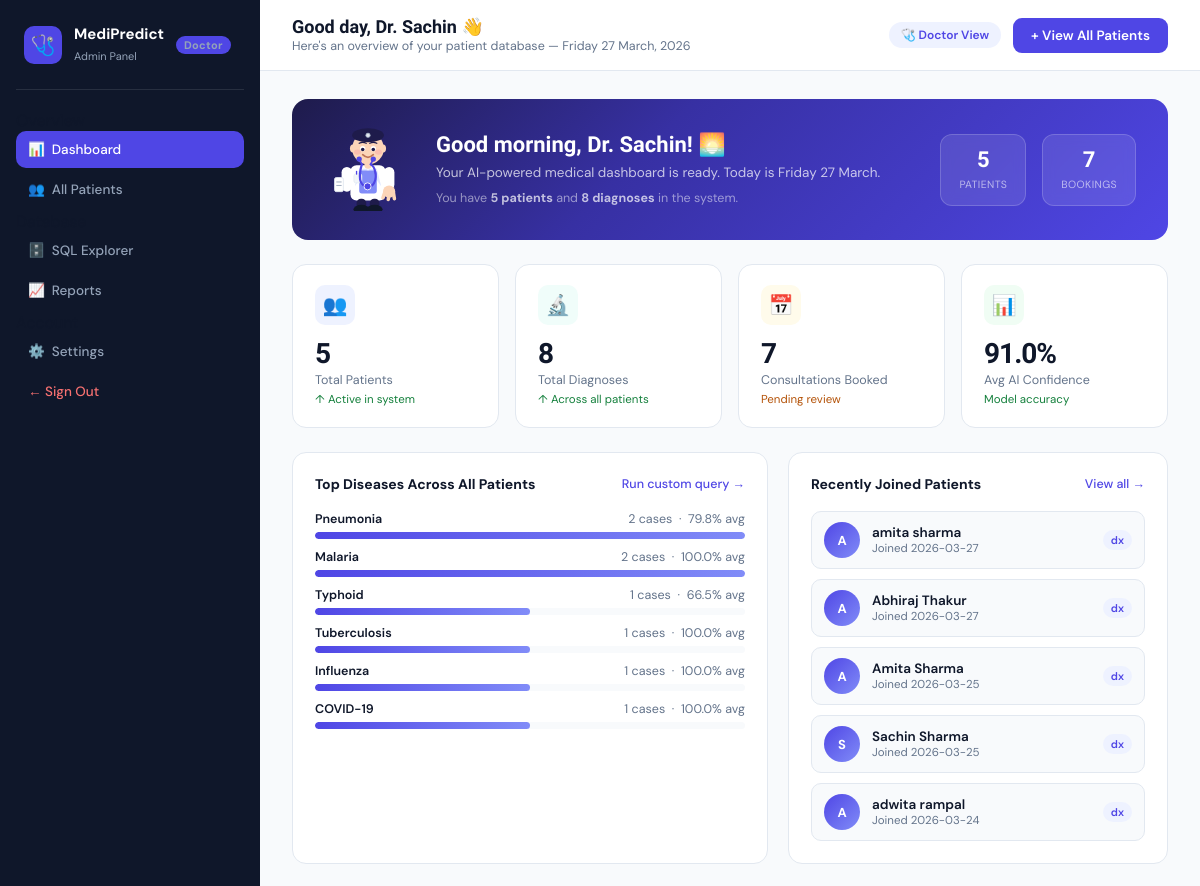
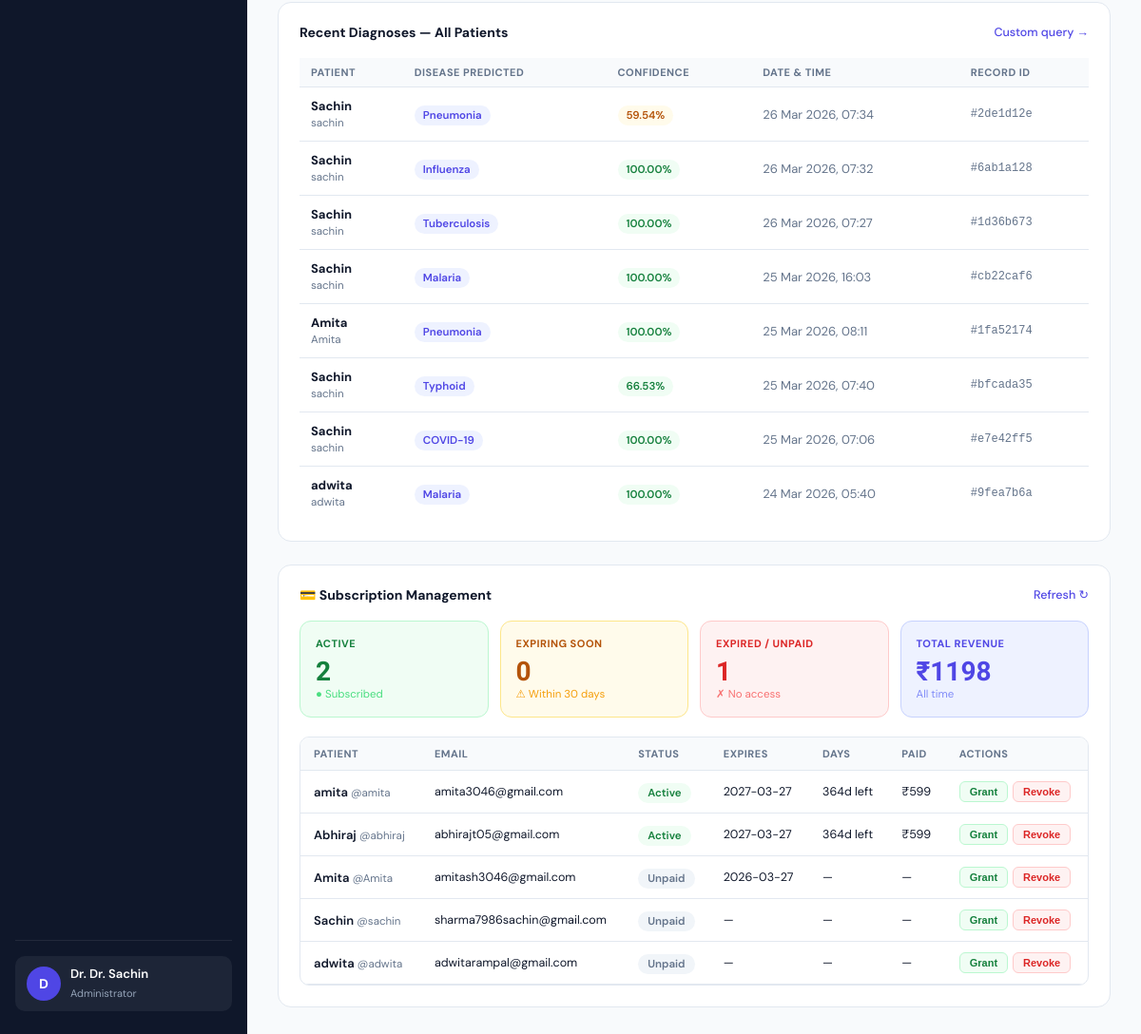
Screenshot of /doctor (signed in) with the database file from the repository (2 pictures, top to bottom).
### models.py (models this page shows, shortened)
class User(db.Model):
    __tablename__ = 'users'
    id          = db.Column(db.Integer,      primary_key=True)
    username    = db.Column(db.String(80),   unique=True, nullable=False)
    password    = db.Column(db.String(120),  nullable=False)
    first_name  = db.Column(db.String(80))
    last_name   = db.Column(db.String(80))
    email       = db.Column(db.String(120))
    role        = db.Column(db.String(20),   default='patient')
    joined      = db.Column(db.DateTime,     default=datetime.utcnow)
    age         = db.Column(db.String(10))
    gender      = db.Column(db.String(20))
    blood_group = db.Column(db.String(10))
    height      = db.Column(db.String(20))
    weight      = db.Column(db.String(20))
    allergies   = db.Column(db.Text)
    conditions  = db.Column(db.Text)
    medications = db.Column(db.Text)
    paid         = db.Column(db.Boolean,  default=False)   # True = active subscription
    paid_at      = db.Column(db.DateTime, nullable=True)   # When last payment was made
    expires_at   = db.Column(db.DateTime, nullable=True)   # Subscription expiry date
    payment_id   = db.Column(db.String(60), nullable=True) # Razorpay payment ID
    payment_amount = db.Column(db.Integer, nullable=True)  # Amount paid in rupees
    @property
    def subscription_status(self):
        if self.role == 'doctor':
            return 'admin'
        if not self.paid or not self.expires_at:
            return 'unpaid'
        now = datetime.utcnow()
        if self.expires_at < now:
            return 'expired'
        if (self.expires_at - now).days <= 30:
            return 'expiring_soon'
        return 'active'
    @property
    def days_remaining(self):
        if not self.expires_at:
            return 0
        delta = (self.expires_at - datetime.utcnow()).days
        return max(0, delta)
    def to_dict(self):
        return {
            "id":           self.id,
            "username":     self.username          or "",
            "first_name":   self.first_name        or "",
            "last_name":    self.last_name         or "",
            "email":        self.email             or "",
            "role":         self.role if self.role else "patient",
            "paid":         self.paid,
            "joined":       self.joined.strftime("%Y-%m-%d") if self.joined else "",
            "paid_at":      self.paid_at.strftime("%Y-%m-%d") if self.paid_at else "",
            "expires_at":   self.expires_at.strftime("%Y-%m-%d") if self.expires_at else "",
            "days_remaining":    self.days_remaining,
            "subscription_status": self.subscription_status,
            "payment_id":   self.payment_id        or "",
            "payment_amount": self.payment_amount  or 0,
            "age":          self.age               or "",
            "gender":       self.gender            or "",
            "blood_group":  self.blood_group       or "",
            "height":       self.height            or "",
            "weight":       self.weight            or "",
            "allergies":    self.allergies         or "",
            "conditions":   self.conditions        or "",
            "medications":  self.medications       or "",
        }

class Diagnosis(db.Model):
    __tablename__ = 'diagnoses'
    id          = db.Column(db.Integer,   primary_key=True)
    record_id   = db.Column(db.String(20), unique=True, nullable=False)
    user_id     = db.Column(db.Integer,   db.ForeignKey('users.id'), nullable=False)
    top_disease = db.Column(db.String(100))
    confidence  = db.Column(db.String(20))
    prob_float  = db.Column(db.Float)
    symptoms    = db.Column(db.JSON)
    results     = db.Column(db.JSON)
    created_at  = db.Column(db.DateTime, default=datetime.utcnow)
    user = db.relationship('User', backref=db.backref('diagnoses', lazy=True))

### app.py (the view)
@app.route("/doctor")
@doctor_required
def doctor_dashboard():
    doc = current_user()
    total_patients  = User.query.filter_by(role="patient").count()
    total_diagnoses = Diagnosis.query.count()
    total_bookings  = Booking.query.count()
    from sqlalchemy import func
    top_diseases = (db.session.query(
            Diagnosis.top_disease,
            func.count(Diagnosis.id).label("count"),
            func.round(func.avg(Diagnosis.prob_float), 1).label("avg_conf")
        )
        .group_by(Diagnosis.top_disease)
        .order_by(func.count(Diagnosis.id).desc())
        .limit(8).all()
    )
    recent_diagnoses = (Diagnosis.query
        .join(User, Diagnosis.user_id == User.id)
        .order_by(Diagnosis.created_at.desc())
        .limit(10).all()
    )
    recent_patients = (User.query
        .filter_by(role="patient")
        .order_by(User.joined.desc())
        .limit(6).all()
    )
    from sqlalchemy import func as _func
    now_dt = datetime.datetime.utcnow()
    sub_active   = User.query.filter(User.role=="patient", User.paid==True,
                     User.expires_at > now_dt).count()
    sub_expiring = User.query.filter(User.role=="patient", User.paid==True,
                     User.expires_at > now_dt,
                     User.expires_at <= now_dt + datetime.timedelta(days=30)).count()
    sub_expired  = User.query.filter(User.role=="patient",
                     (User.paid==False) | (User.expires_at <= now_dt)).count()
    total_revenue= db.session.query(_func.sum(User.payment_amount))                     .filter(User.role=="patient", User.payment_amount != None).scalar() or 0
    return render_template(
        "doctor_dashboard.html",
        doctor_name    = doc.first_name or doc.username,
        username       = doc.username,
        total_patients = total_patients,
        total_diagnoses= total_diagnoses,
        total_bookings = total_bookings,
        top_diseases   = [{"disease": r[0], "count": r[1], "avg_conf": float(r[2] or 0)} for r in top_diseases],
        recent_diagnoses = recent_diagnoses,
        recent_patients  = [p.to_dict() for p in recent_patients],
        sub_active   = sub_active,
        sub_expiring = sub_expiring,
        sub_expired  = sub_expired,
        total_revenue = total_revenue,
    )

### app.py (called while the page is built)
def current_user():
    uid = session.get("user_id")
    return User.query.get(uid) if uid else None

def doctor_required(f):
    @wraps(f)
    def decorated(*args, **kwargs):
        if "user_id" not in session:
            return redirect(url_for("login"))
        user = current_user()
        if not user or user.role != "doctor":
            return redirect(url_for("home"))
        return f(*args, **kwargs)
    return decorated

### templates/Doctor_Dashboard.html (shortened to what this page needs)
<!DOCTYPE html>
<html lang="en">
<head>
</head>
<body>
<div class="layout">
<aside class="sidebar">
  <div class="logo">
    <div class="logo-icon">🩺</div>
    <div>
      <strong>MediPredict</strong>
      <span>Admin Panel</span>
    </div>
    <span class="role-badge">Doctor</span>
  </div>
  <div class="nav-section">Overview</div>
  <nav>
    <a href="/doctor" class="active">📊&nbsp; Dashboard</a>
    <a href="/doctor/patients">👥&nbsp; All Patients</a>
  </nav>
  <div class="nav-section">Database</div>
  <nav>
    <a href="/doctor/sql">🗄️&nbsp; SQL Explorer</a>
    <a href="/doctor/reports">📈&nbsp; Reports</a>
  </nav>
  <div class="nav-section">Account</div>
  <nav>
    <a href="/settings">⚙️&nbsp; Settings</a>
    <a href="/logout" style="color:#F87171;">← Sign Out</a>
  </nav>
  <div class="sidebar-footer">
    <div class="doc-card">
      <div class="doc-avatar" id="docInitial">D</div>
      <div class="doc-info">
        <strong>Dr. {{ username }}</strong>
        <span>Administrator</span>
      </div>
    </div>
  </div>
</aside>
<main class="main">
  <div class="topbar">
    <div class="topbar-left">
      <h1>Good day, Dr. {{ doctor_name }} 👋</h1>
      <p>Here's an overview of your patient database — <span id="todayDate"></span></p>
    </div>
    <div class="topbar-right">
      <span class="topbar-badge">🩺 Doctor View</span>
      <a href="/doctor/patients" style="padding:9px 18px;background:var(--indigo);color:white;border-radius:9px;font-size:13.5px;font-weight:600;text-decoration:none;">+ View All Patients</a>
    </div>
  </div>
  <div class="content">
    <div class="greeting-banner" id="greetingBanner">
      <div class="banner-doc">
      </div>
      <div class="greeting-text">
        <h2 id="greetingText">Good morning, Dr. {{ doctor_name }}! 🌅</h2>
        <p>Your AI-powered medical dashboard is ready. <span id="greetingDay"></span></p>
        <p style="margin-top:6px; font-size:12.5px; opacity:.7;">
          You have <strong style="color:white;">{{ total_patients }} patients</strong> and
          <strong style="color:white;">{{ total_diagnoses }} diagnoses</strong> in the system.
        </p>
      </div>
      <div class="banner-stats">
        <div class="banner-stat">
          <strong>{{ total_patients }}</strong>
          <span>Patients</span>
        </div>
        <div class="banner-stat">
          <strong>{{ total_bookings }}</strong>
          <span>Bookings</span>
        </div>
      </div>
    </div>
    <div class="stat-grid">
      <div class="stat-card">
        <div class="stat-icon-wrap purple">👥</div>
        <div>
          <div class="stat-val">{{ total_patients }}</div>
          <div class="stat-label">Total Patients</div>
          <div class="stat-trend up">↑ Active in system</div>
        </div>
      </div>
      <div class="stat-card">
        <div class="stat-icon-wrap teal">🔬</div>
        <div>
          <div class="stat-val">{{ total_diagnoses }}</div>
          <div class="stat-label">Total Diagnoses</div>
          <div class="stat-trend up">↑ Across all patients</div>
        </div>
      </div>
      <div class="stat-card">
        <div class="stat-icon-wrap amber">📅</div>
        <div>
          <div class="stat-val">{{ total_bookings }}</div>
          <div class="stat-label">Consultations Booked</div>
          <div class="stat-trend warn">Pending review</div>
        </div>
      </div>
      <div class="stat-card">
        <div class="stat-icon-wrap green">📊</div>
        <div>
          <div class="stat-val" id="avgConf">—</div>
          <div class="stat-label">Avg AI Confidence</div>
          <div class="stat-trend up">Model accuracy</div>
        </div>
      </div>
    </div>
    <div class="two-col">
      <div class="card">
        <div class="card-header">
          <span class="card-title">Top Diseases Across All Patients</span>
          <a href="/doctor/sql" class="card-action">Run custom query →</a>
        </div>
        <div class="disease-bars" id="diseaseBars">
          {% set max_count = top_diseases[0].count if top_diseases else 1 %}
          {% for d in top_diseases %}
          <div class="disease-row">
            <div class="disease-meta">
              <span class="disease-name">{{ d.disease }}</span>
              <span class="disease-count">{{ d.count }} cases &nbsp;·&nbsp; {{ d.avg_conf }}% avg</span>
            </div>
            <div class="bar-bg">
             <div class="bar-fill" style="width:0%" data-width="{{ (d.count / max_count * 100) | round | int }}%"></div>
            </div>
          </div>
          {% endfor %}
        </div>
      </div>
      <div class="card">
        <div class="card-header">
          <span class="card-title">Recently Joined Patients</span>
          <a href="/doctor/patients" class="card-action">View all →</a>
        </div>
        <div class="patient-list">
          {% for p in recent_patients %}
          <a class="patient-item" href="/doctor/patients?highlight={{ p.id }}">
            <div class="p-avatar">{{ (p.first_name or p.username)[0] | upper }}</div>
            <div>
              <div class="p-name">{{ p.first_name or '' }} {{ p.last_name or p.username }}</div>
              <div class="p-meta">Joined {{ p.joined }}</div>
            </div>
            <span class="p-diag">{{ p.diag_count }} dx</span>
          </a>
          {% endfor %}
        </div>
      </div>
    </div>
    <div class="card">
      <div class="card-header">
        <span class="card-title">Recent Diagnoses — All Patients</span>
        <a href="/doctor/sql" class="card-action">Custom query →</a>
      </div>
      <div style="overflow-x:auto;">
        <table class="activity-table">
          <thead>
            <tr>
              <th>Patient</th>
              <th>Disease Predicted</th>
              <th>Confidence</th>
              <th>Date & Time</th>
              <th>Record ID</th>
            </tr>
          </thead>
          <tbody>
            {% for d in recent_diagnoses %}
            {% set conf_num = d.prob_float or 0 %}
            <tr>
              <td>
                <strong>{{ d.user.first_name or d.user.username }}</strong>
                <br><span style="font-size:11.5px;color:var(--text-muted);">{{ d.user.username }}</span>
              </td>
              <td><span class="disease-badge">{{ d.top_disease }}</span></td>
              <td>
                <span class="conf-{{ 'high' if conf_num >= 60 else ('mid' if conf_num >= 30 else 'low') }}" style="padding:3px 9px;border-radius:99px;font-size:11.5px;font-weight:600;">
                  {{ d.confidence }}
                </span>
              </td>
              <td style="color:var(--text-muted);">{{ d.created_at.strftime('%d %b %Y, %H:%M') }}</td>
              <td style="font-family:monospace;font-size:12px;color:var(--text-muted);">#{{ d.record_id }}</td>
            </tr>
            {% endfor %}
          </tbody>
        </table>
      </div>
    </div>
    <div class="card">
      <div class="card-header">
        <span class="card-title">💳 Subscription Management</span>
        <a href="#" onclick="loadSubTable();return false;" class="card-action">Refresh ↻</a>
      </div>
      <div style="display:grid;grid-template-columns:repeat(4,1fr);gap:12px;margin-bottom:20px;">
        <div style="background:#F0FDF4;border:1px solid #BBF7D0;border-radius:12px;padding:16px;">
          <div style="font-size:11px;font-weight:700;color:#15803D;text-transform:uppercase;letter-spacing:.5px;margin-bottom:6px;">Active</div>
          <div style="font-size:28px;font-weight:700;font-family:'Sora',sans-serif;color:#15803D;">{{ sub_active }}</div>
          <div style="font-size:11.5px;color:#4ADE80;">● Subscribed</div>
        </div>
        <div style="background:#FFFBEB;border:1px solid #FDE68A;border-radius:12px;padding:16px;">
          <div style="font-size:11px;font-weight:700;color:#B45309;text-transform:uppercase;letter-spacing:.5px;margin-bottom:6px;">Expiring Soon</div>
          <div style="font-size:28px;font-weight:700;font-family:'Sora',sans-serif;color:#B45309;">{{ sub_expiring }}</div>
          <div style="font-size:11.5px;color:#F59E0B;">⚠ Within 30 days</div>
        </div>
        <div style="background:#FEF2F2;border:1px solid #FECACA;border-radius:12px;padding:16px;">
          <div style="font-size:11px;font-weight:700;color:#DC2626;text-transform:uppercase;letter-spacing:.5px;margin-bottom:6px;">Expired / Unpaid</div>
          <div style="font-size:28px;font-weight:700;font-family:'Sora',sans-serif;color:#DC2626;">{{ sub_expired }}</div>
          <div style="font-size:11.5px;color:#F87171;">✗ No access</div>
        </div>
        <div style="background:#EEF2FF;border:1px solid #C7D2FE;border-radius:12px;padding:16px;">
          <div style="font-size:11px;font-weight:700;color:#4F46E5;text-transform:uppercase;letter-spacing:.5px;margin-bottom:6px;">Total Revenue</div>
          <div style="font-size:28px;font-weight:700;font-family:'Sora',sans-serif;color:#4F46E5;">₹{{ total_revenue }}</div>
          <div style="font-size:11.5px;color:#818CF8;">All time</div>
        </div>
      </div>
      <div id="subTableWrap" style="overflow-x:auto;border-radius:10px;border:1px solid #E2E8F0;">
      </div>
    </div>
  </div>
</main>
</div>
</body>
</html>

### rows the page displays
User: username "Dr. Sachin", first_name "Sachin"
Diagnosis: disease "Tuberculosis", count "1", avg_conf "100.0", {{ (d.count / max_count * 100) | round | int }} 50 (drawn), user "Sachin", user.username "sachin", top_disease "Tuberculosis", confidence "100.00%", created_at "26 Mar 2026, 07:27", record_id "1d36b673"
Diagnosis: disease "Influenza", count "1", avg_conf "100.0", {{ (d.count / max_count * 100) | round | int }} 50 (drawn), user "Sachin", user.username "sachin", top_disease "Influenza", confidence "100.00%", created_at "26 Mar 2026, 07:32", record_id "6ab1a128"
Diagnosis: disease "COVID-19", count "1", avg_conf "100.0", {{ (d.count / max_count * 100) | round | int }} 50 (drawn), user "Sachin", user.username "sachin", top_disease "COVID-19", confidence "100.00%", created_at "25 Mar 2026, 07:06", record_id "e7e42ff5"
User: first_name "A", first_name "amita", last_name "sharma", joined "2026-03-27"
User: first_name "A", first_name "Abhiraj", last_name "Thakur", joined "2026-03-27"
User: first_name "A", first_name "Amita", last_name "Sharma", joined "2026-03-25"
User: first_name "S", first_name "Sachin", last_name "Sharma", joined "2026-03-25"
User: first_name "A", first_name "adwita", last_name "rampal", joined "2026-03-24"
Diagnosis: user "Sachin", user.username "sachin", top_disease "Pneumonia", confidence "59.54%", created_at "26 Mar 2026, 07:34", record_id "2de1d12e"
Diagnosis: user "Sachin", user.username "sachin", top_disease "Malaria", confidence "100.00%", created_at "25 Mar 2026, 16:03", record_id "cb22caf6"
Diagnosis: user "Amita", user.username "Amita", top_disease "Pneumonia", confidence "100.00%", created_at "25 Mar 2026, 08:11", record_id "1fa52174"
Diagnosis: user "Sachin", user.username "sachin", top_disease "Typhoid", confidence "66.53%", created_at "25 Mar 2026, 07:40", record_id "bfcada35"
Diagnosis: user "adwita", user.username "adwita", top_disease "Malaria", confidence "100.00%", created_at "24 Mar 2026, 05:40", record_id "9fea7b6a"

### other values shown
{{ total_patients }} "5"
{{ total_diagnoses }} "8"
{{ total_bookings }} "7"
{{ d.disease }} "Pneumonia" "Malaria" "Typhoid"
{{ d.count }} "2" "2" "1"
{{ d.avg_conf }} "79.8" "100.0" "66.5"
{{ sub_active }} "2"
{{ sub_expiring }} "0"
{{ sub_expired }} "1"
{{ total_revenue }} "1198"
